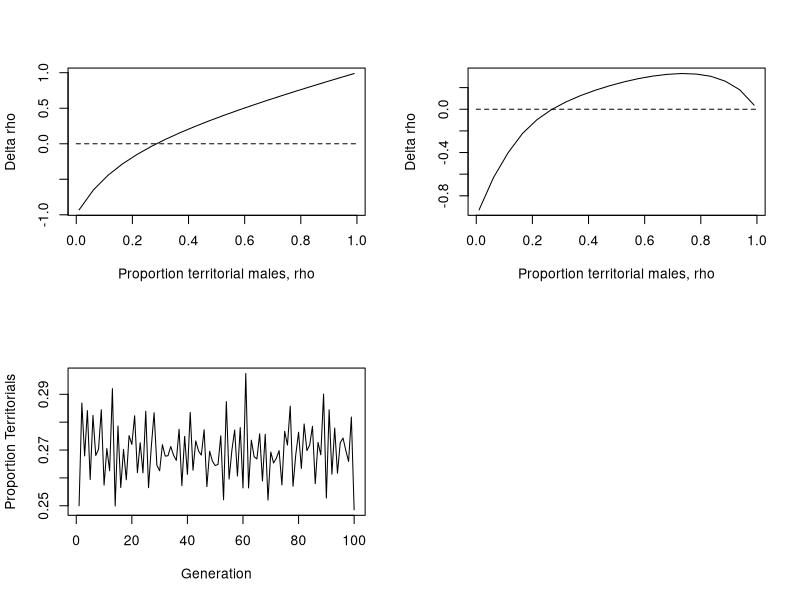

This chart was generated by the following R code:
# Frequency-dependence with limited interactions

# General Assumptions
# 1. A population consists of territorial and satellite males, the latter attempting to sneak copulations rather than defending a territory. A population can consist of only territorial males but not solely satellite males.
# 2. Territorial males do not interact with each other but satellite males interact with territorial males and other satellite males.
# 3. Territorial males are more successful at obtaining mates but suffer a reduction in fitness as a consequence of some other factor. For example, territorial males of certain cricket species are subject to parasitism by an acoustically orienting fly (Cade 1975, 1984) and territorial males of some fish species must delay maturity to achieve a size at which they are able to defend a territory.
# 4. The fitness of a satellite male is reduced by the presence of other satellite males attached to the "focal" territorial male.
# 5. The fitness of a territorial male is reduced by the presence of satellite males.


rm(list=ls())

delta.rho = function(prop.t) {
    n <- 1000
    n.t <- prop.t * n
    n.s <- n - n.t
    n.s.per.t <- n.s / n.t
    s.fit <- 5 / n.s.per.t
    s.fit.total = n.t * s.fit
    t.fit.total = 0.8 * n.t
    return(prop.t - t.fit.total / (t.fit.total + s.fit.total))
}    

# Add variation in satellite males
# 1. Generate a vector of the sequence 1 through n.s as the vector of indices.
# 2. Use apply function to generate binomial probs.
# 3. Calculate the vector of fitness values for each grouping of satellite males.
# 4. Calculate the "corrected" probability of each grouping and multiply by the number of territorial males with satellites.
# 5. Sum the above to obtain the total fitness of satellite males.

## binom = function(x, nn, prob.y) { dbinom(x, size=nn, prob.y) }

delta.rho2 = function(prop.t) {
    n <- 1000
    n.t <- round(prop.t * n)
    n.s <- n - n.t
    binom.prob <- 1 / n.t
    p.zero <- dbinom(x=0, size=n.s, binom.prob)  # prob of no satellites
    n.t.zero <- n.t * p.zero  # number of territorials without satellites
    # number of satellites per territorial
    n.s.per.t <- matrix(seq(from=1, to=n.s), n.s, 1)
    # probability of 1, 2, 3,..., n.s satellites
    prob.x <- apply(n.s.per.t, 1, dbinom, n.s, binom.prob)
    # fitness of satellite for each number per territorial
    s.fit <- 5 / n.s.per.t
    # frequency distribution of satellites per territorial
    freq <- (prob.x * (n.t - n.t.zero)) / (1 - p.zero)
    
    s.fit.total = sum(freq * s.fit)
    t.fit.total = n.t * p.zero + 0.8 * n.t * (1 - p.zero)
    return(prop.t - t.fit.total / (t.fit.total + s.fit.total))
}    

#### MAIN PROGRAM ####
set.seed(100)
par(mfrow=c(2, 2))

P = matrix(seq(from=0.01, to=0.99, length=20), 20, 1)  # proportion of satellites
FF = apply(P, 1, delta.rho)

plot(P, FF, type='l', xlab='Proportion territorial males, rho', ylab='Delta rho')
lines(c(0,1), c(0,0), lty=2)

print(c('Analytical root 1'))
print(uniroot(delta.rho, interval=c(0.01, 0.99))$root)

FF2 = apply(P, 1, delta.rho2)

plot(P, FF2, type='l', xlab='Proportion territorial males, rho', ylab='Delta rho')
lines(c(0,1), c(0,0), lty=2)

print(c('Analytical root 2'))
print(uniroot(delta.rho2, interval=c(0.01, 0.99))$root)


# Find ESS with numerical approach

fitness = function(p.t, n.pop) {
    max.sat <- 5  # maximum number of satellites per territorial
    n.t <- round(n.pop * p.t)
    n.s <- n.pop - n.t
    # index labels territorial males
    x <- seq(from=1, to=n.t)
    # draw n.s integers from x. This is the territorial assigned to the satellite.
    matches <- sample(x, n.s, replace=T)
    # find number of satellites for each territorial
    s.per.t.table <- table(matches)
    # find number of satellite matings
    n.t.s <- length(s.per.t.table)
    table.vec <- matrix(s.per.t.table, , 1)  # turn into column vector
    # total fitness of satellites and territorials
    w.s <- sum(max.sat / table.vec)
    w.t <- (n.t - n.t.s)*1.0 + n.t.s*0.8
    # total fitness
    w <- w.t + w.s
    freq.t <- w.t / w
    
    return(freq.t)
}    

# Reset parameters
N.Pop = 1000
P.T = 0.25  # initial proportion of territorials
Maxgen = 100
Startgen = 40
Output = matrix(0, Maxgen, 2)
Output[, 1] = seq(from=1, to=Maxgen)
Output[1, 2] = P.T

for(i in 2:Maxgen) {
    Output[i, 2] = fitness(Output[i-1, 2], N.Pop)
}

plot(Output[, 1], Output[, 2], type='l', xlab='Generation', ylab='Proportion Territorials')

print(c('Mean frequency averaged from generation', Startgen))
print(mean(Output[Startgen:Maxgen, 2]))
